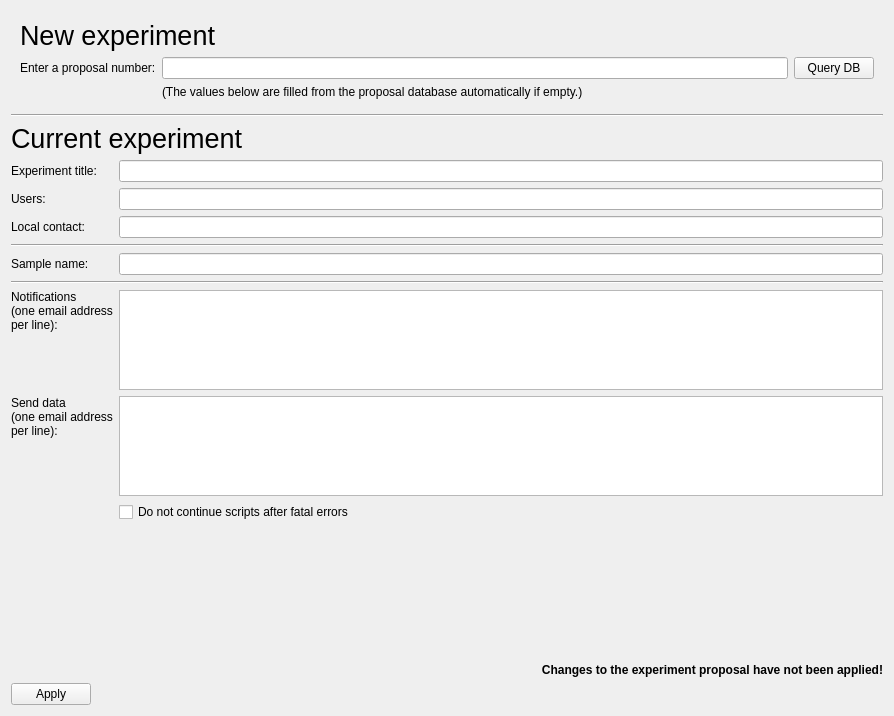
<?xml version="1.0" encoding="UTF-8"?>
<ui version="4.0">
 <class>Form</class>
 <widget class="QWidget" name="Form">
  <property name="geometry">
   <rect>
    <x>0</x>
    <y>0</y>
    <width>894</width>
    <height>716</height>
   </rect>
  </property>
  <property name="windowTitle">
   <string>Form</string>
  </property>
  <layout class="QVBoxLayout" name="verticalLayout">
   <item>
    <widget class="QWidget" name="newBox" native="true">
     <property name="sizePolicy">
      <sizepolicy hsizetype="Preferred" vsizetype="Minimum">
       <horstretch>0</horstretch>
       <verstretch>0</verstretch>
      </sizepolicy>
     </property>
     <layout class="QGridLayout" name="gridLayout_3">
      <item row="0" column="0" colspan="2">
       <widget class="QLabel" name="label_5">
        <property name="font">
         <font>
          <pointsize>20</pointsize>
          <weight>50</weight>
          <italic>false</italic>
          <bold>false</bold>
         </font>
        </property>
        <property name="styleSheet">
         <string notr="true">font: 20pt;</string>
        </property>
        <property name="text">
         <string>New experiment</string>
        </property>
       </widget>
      </item>
      <item row="1" column="0">
       <widget class="QLabel" name="label_4">
        <property name="text">
         <string>Enter a proposal number:</string>
        </property>
       </widget>
      </item>
      <item row="1" column="1">
       <widget class="QLineEdit" name="proposalNum"/>
      </item>
      <item row="1" column="2">
       <widget class="QPushButton" name="queryDBButton">
        <property name="toolTip">
         <string>&lt;html&gt;&lt;head/&gt;&lt;body&gt;&lt;p&gt;Query the Proposal Database for Information about this proposal number.&lt;/p&gt;&lt;/body&gt;&lt;/html&gt;</string>
        </property>
        <property name="text">
         <string>Query DB</string>
        </property>
       </widget>
      </item>
      <item row="2" column="1" colspan="2">
       <widget class="QLabel" name="propdbInfo">
        <property name="text">
         <string>(The values below are filled from the proposal database automatically if empty.)</string>
        </property>
       </widget>
      </item>
     </layout>
    </widget>
   </item>
   <item>
    <layout class="QGridLayout" name="gridLayout">
     <item row="4" column="0">
      <widget class="QLabel" name="label_8">
       <property name="text">
        <string>Local contact:</string>
       </property>
      </widget>
     </item>
     <item row="1" column="0" colspan="2">
      <widget class="QLabel" name="label_9">
       <property name="font">
        <font>
         <pointsize>20</pointsize>
         <weight>50</weight>
         <italic>false</italic>
         <bold>false</bold>
        </font>
       </property>
       <property name="styleSheet">
        <string notr="true">font: 20pt;</string>
       </property>
       <property name="text">
        <string>Current experiment</string>
       </property>
      </widget>
     </item>
     <item row="4" column="1">
      <widget class="QLineEdit" name="localContacts"/>
     </item>
     <item row="6" column="0">
      <widget class="QLabel" name="label_3">
       <property name="text">
        <string>Sample name:</string>
       </property>
      </widget>
     </item>
     <item row="3" column="0">
      <widget class="QLabel" name="label_7">
       <property name="text">
        <string>Users:</string>
       </property>
      </widget>
     </item>
     <item row="2" column="0">
      <widget class="QLabel" name="label_6">
       <property name="text">
        <string>Experiment title:</string>
       </property>
      </widget>
     </item>
     <item row="9" column="1">
      <widget class="QPlainTextEdit" name="dataEmails">
       <property name="sizePolicy">
        <sizepolicy hsizetype="Expanding" vsizetype="MinimumExpanding">
         <horstretch>0</horstretch>
         <verstretch>0</verstretch>
        </sizepolicy>
       </property>
       <property name="maximumSize">
        <size>
         <width>16777215</width>
         <height>100</height>
        </size>
       </property>
      </widget>
     </item>
     <item row="8" column="1">
      <widget class="QPlainTextEdit" name="notifEmails">
       <property name="sizePolicy">
        <sizepolicy hsizetype="Expanding" vsizetype="Minimum">
         <horstretch>0</horstretch>
         <verstretch>0</verstretch>
        </sizepolicy>
       </property>
       <property name="minimumSize">
        <size>
         <width>0</width>
         <height>0</height>
        </size>
       </property>
       <property name="maximumSize">
        <size>
         <width>16777215</width>
         <height>100</height>
        </size>
       </property>
      </widget>
     </item>
     <item row="7" column="0" colspan="2">
      <widget class="Line" name="line_3">
       <property name="orientation">
        <enum>Qt::Horizontal</enum>
       </property>
      </widget>
     </item>
     <item row="8" column="0">
      <widget class="QLabel" name="label_10">
       <property name="sizePolicy">
        <sizepolicy hsizetype="Preferred" vsizetype="Minimum">
         <horstretch>0</horstretch>
         <verstretch>0</verstretch>
        </sizepolicy>
       </property>
       <property name="text">
        <string>Notifications&lt;br/&gt;(one email address &lt;br/&gt;per line):</string>
       </property>
       <property name="alignment">
        <set>Qt::AlignLeading|Qt::AlignLeft|Qt::AlignTop</set>
       </property>
       <property name="wordWrap">
        <bool>true</bool>
       </property>
      </widget>
     </item>
     <item row="5" column="0" colspan="2">
      <widget class="Line" name="line_2">
       <property name="orientation">
        <enum>Qt::Horizontal</enum>
       </property>
      </widget>
     </item>
     <item row="0" column="0" colspan="2">
      <widget class="Line" name="line">
       <property name="sizePolicy">
        <sizepolicy hsizetype="Minimum" vsizetype="Preferred">
         <horstretch>0</horstretch>
         <verstretch>0</verstretch>
        </sizepolicy>
       </property>
       <property name="orientation">
        <enum>Qt::Horizontal</enum>
       </property>
      </widget>
     </item>
     <item row="9" column="0">
      <widget class="QLabel" name="label_11">
       <property name="sizePolicy">
        <sizepolicy hsizetype="Preferred" vsizetype="Minimum">
         <horstretch>0</horstretch>
         <verstretch>0</verstretch>
        </sizepolicy>
       </property>
       <property name="text">
        <string>&lt;html&gt;&lt;head/&gt;&lt;body&gt;&lt;p&gt;Send data&lt;br/&gt;(one email address &lt;br/&gt;per line):&lt;/p&gt;&lt;/body&gt;&lt;/html&gt;</string>
       </property>
       <property name="alignment">
        <set>Qt::AlignLeading|Qt::AlignLeft|Qt::AlignTop</set>
       </property>
       <property name="wordWrap">
        <bool>true</bool>
       </property>
      </widget>
     </item>
     <item row="6" column="1">
      <widget class="QLineEdit" name="sampleName"/>
     </item>
     <item row="10" column="1">
      <widget class="QCheckBox" name="errorAbortBox">
       <property name="text">
        <string>Do not continue scripts after fatal errors</string>
       </property>
      </widget>
     </item>
     <item row="2" column="1">
      <widget class="QLineEdit" name="expTitle"/>
     </item>
     <item row="3" column="1">
      <widget class="QLineEdit" name="users"/>
     </item>
    </layout>
   </item>
   <item>
    <spacer name="verticalSpacer">
     <property name="orientation">
      <enum>Qt::Vertical</enum>
     </property>
     <property name="sizeHint" stdset="0">
      <size>
       <width>20</width>
       <height>40</height>
      </size>
     </property>
    </spacer>
   </item>
   <item>
    <widget class="QLabel" name="applyWarningLabel">
     <property name="font">
      <font>
       <weight>75</weight>
       <bold>true</bold>
      </font>
     </property>
     <property name="layoutDirection">
      <enum>Qt::RightToLeft</enum>
     </property>
     <property name="text">
      <string>Changes to the experiment proposal have not been applied!</string>
     </property>
     <property name="alignment">
      <set>Qt::AlignRight|Qt::AlignTrailing|Qt::AlignVCenter</set>
     </property>
     <property name="textInteractionFlags">
      <set>Qt::NoTextInteraction</set>
     </property>
    </widget>
   </item>
   <item>
    <widget class="QDialogButtonBox" name="buttonBox">
     <property name="layoutDirection">
      <enum>Qt::RightToLeft</enum>
     </property>
     <property name="standardButtons">
      <set>QDialogButtonBox::Apply</set>
     </property>
    </widget>
   </item>
  </layout>
 </widget>
 <resources/>
 <connections/>
</ui>
